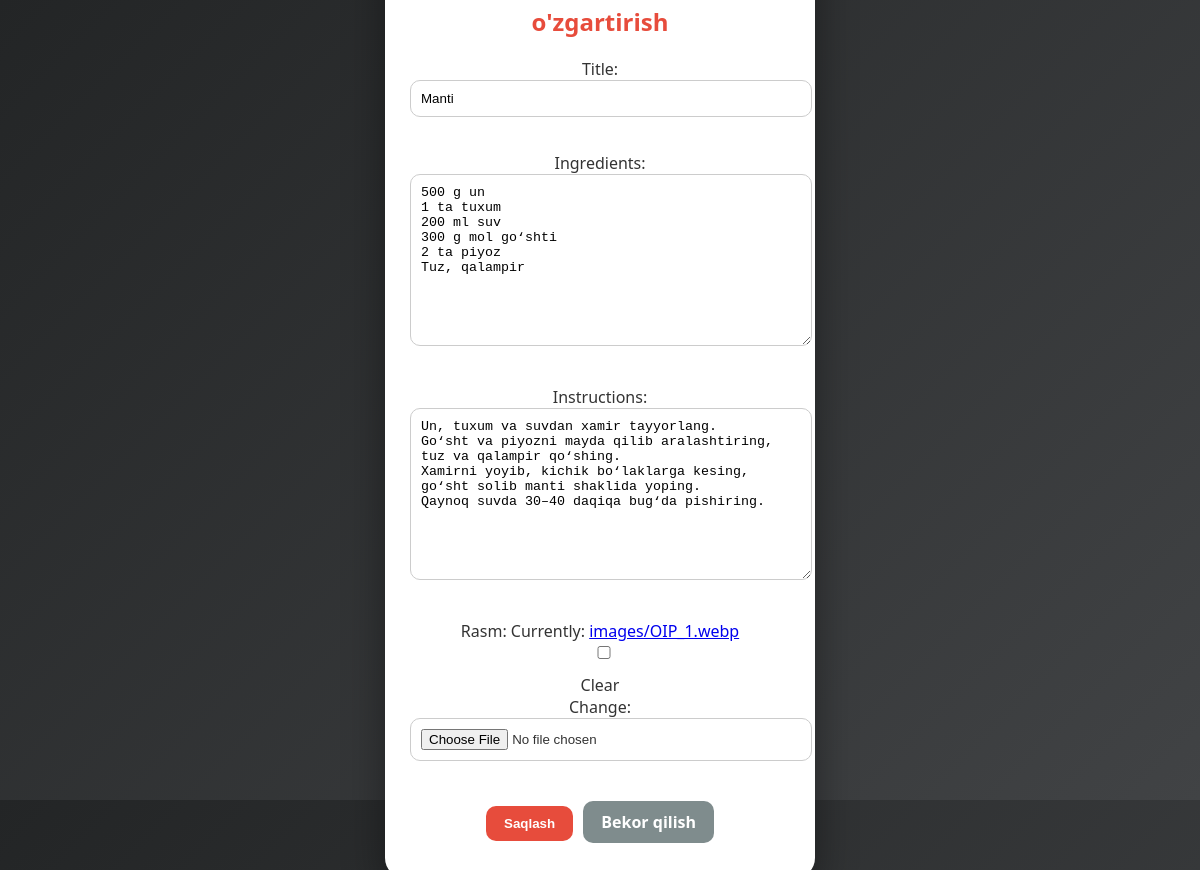
Screenshot of /app/taom/manti/edit/ with the database file from the repository.
### app/models.py (models this page shows, shortened)
class Taom(models.Model):
    title = models.CharField(max_length=200)
    ingredients = models.TextField()
    instructions = models.TextField()
    rasm = models.ImageField(upload_to="images/",default="css/images/salom.png",null=True, blank=True)
    slug = models.SlugField(max_length=100, unique=True, blank=True)

### app/views.py (the view, shortened to what this page needs)
# urls.py: path('taom/<slug:slug>/edit/', views.StudentUpdateView.as_view(), name='user_edit'),
class StudentUpdateView(UpdateView):
    model = Taom
    form_class = StudentForm
    template_name = 'myapp/user_form.html'
    success_url = reverse_lazy('user_list')

### app/forms.py
class StudentForm(forms.ModelForm):
    class Meta:
        model = Taom
        fields = ['title' , 'ingredients' , 'instructions' , 'rasm']

### templates/myapp/user_form.html (shortened to what this page needs)
{% load static %}
<!DOCTYPE html>
<html lang="uz">
<head>
    <link rel="stylesheet" href="{% static 'css/xayir.css' %}">
</head>
<body>
    <div class="delete-box">
        <h2>Taomni ma'lumotlarini o'zgartirish</h2>
        <form method="post" enctype="multipart/form-data">
            {{ form.as_p }}
            <button type="submit" class="btn btn-danger">Saqlash</button>
            <a href="{% url 'user_list' %}" class="btn btn-cancel">Bekor qilish</a>
        </form>
    </div>
</body>
</html>

### static/css/xayir.css (style rules this page uses)
body { margin: 0; font-family: 'Segoe UI', sans-serif; background: linear-gradient(135deg, #232526, #414345); display: flex; justify-content: center; align-items: center; height: 100vh; }
.delete-box { background: #fff; padding: 30px 25px; border-radius: 20px; width: 380px; text-align: center; box-shadow: 0 15px 40px rgba(0,0,0,0.4); animation: fadeIn 0.4s ease; }
.delete-box h2 { color: #e74c3c; margin-bottom: 20px; }
.delete-box p { margin-bottom: 20px; color: #333; }
.delete-box form input, .delete-box form textarea, .delete-box form select { width: 100%; padding: 10px; margin-bottom: 15px; border-radius: 10px; border: 1px solid #ccc; outline: none; transition: 0.3s; }
.btn { display: inline-block; padding: 10px 18px; margin: 5px 3px; border-radius: 10px; text-decoration: none; color: #fff; font-weight: bold; transition: 0.3s; }
.btn-danger { background: #e74c3c; border: none; cursor: pointer; }
.btn-cancel { background: #7f8c8d; }

### rows the page displays
Taom: title "Manti", ingredients "500 g un 1 ta tuxum 200 ml suv 300 g mol go‘shti 2 ta piyoz Tuz, qalampir", instructions "Un, tuxum va suvdan xamir tayyorlang. Go‘sht va piyozni mayda qilib aralashtiring, tuz va qalampir qo‘shing. Xamirni yoyib, kichik bo‘laklarga kesing, go‘sht solib manti shaklida yoping. Qaynoq suvda 30–40 daqiqa bug‘da pishiring."
